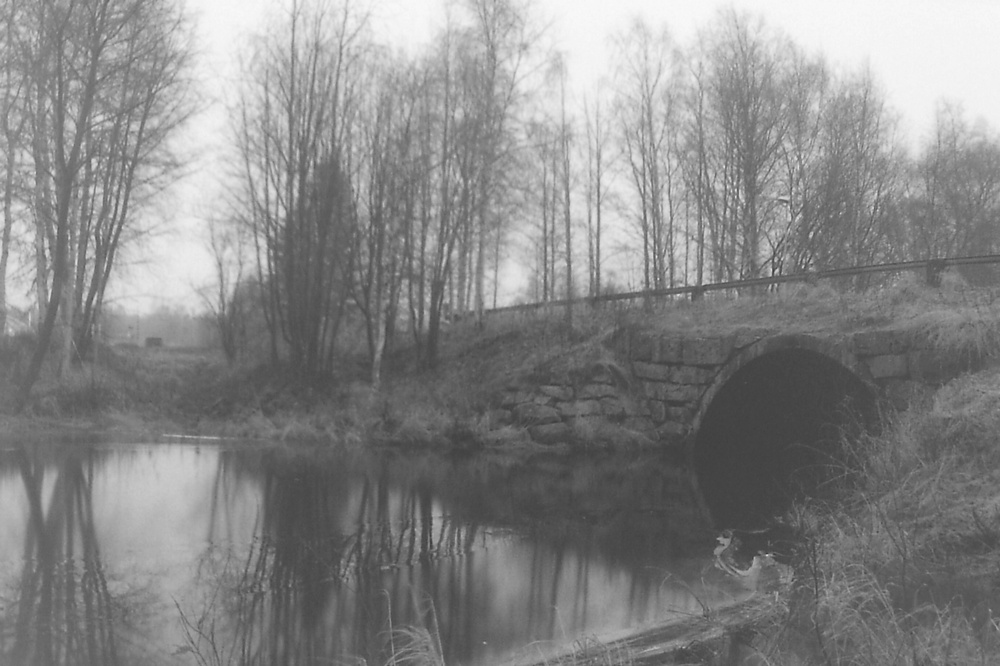
#> input picture HW[3]/River.jpg, 1000 x 666 px, shrunk from 1400 x 933 before the run
$ jupyter execute Q2.ipynb
#> lines starting #> are read from the running program, lines starting #| are printed output that depends on the picture
[cell 1]
# Import Your Libraries
import numpy as np
import cv2
import matplotlib.pyplot as plt
from collections import Counter

## Part 1

### Your Histogram Equalization Function

[cell 2]
def hist_equ(img):
    '''
    input:
    image (ndarray): input image
    output:
    output_image (ndarray): enhanced image
    '''

    ############
    # Your code
    # Start
    temp = img.flatten().tolist()
    minimum = 0
    maximum = 255
    fminimum = min(temp)
    fmaximum = max(temp)

    output_image = np.zeros(img.shape)
    for i in range(img.shape[0]):
      for j in range(img.shape[1]):
        output_image[i,j] = round(((img[i,j]-fminimum)/(fmaximum-fminimum)*(maximum-minimum))+minimum)
    # End

    return output_image

[cell 3]
img = cv2.imread('River.jpg', 0)
#> img is the input picture: shape (666, 1000); min 52, max 249, mean 135

### YOUR CODE ###
# START
equ = hist_equ(img)
#> in hist_equ, `temp = img.flatten().tolist()`: temp = 666000 items
#> in hist_equ, `fminimum = min(temp)`: fminimum = 52
#> in hist_equ, `fmaximum = max(temp)`: fmaximum = 249
#> after the loop in hist_equ, `for i in range(img.shape[0]):`:
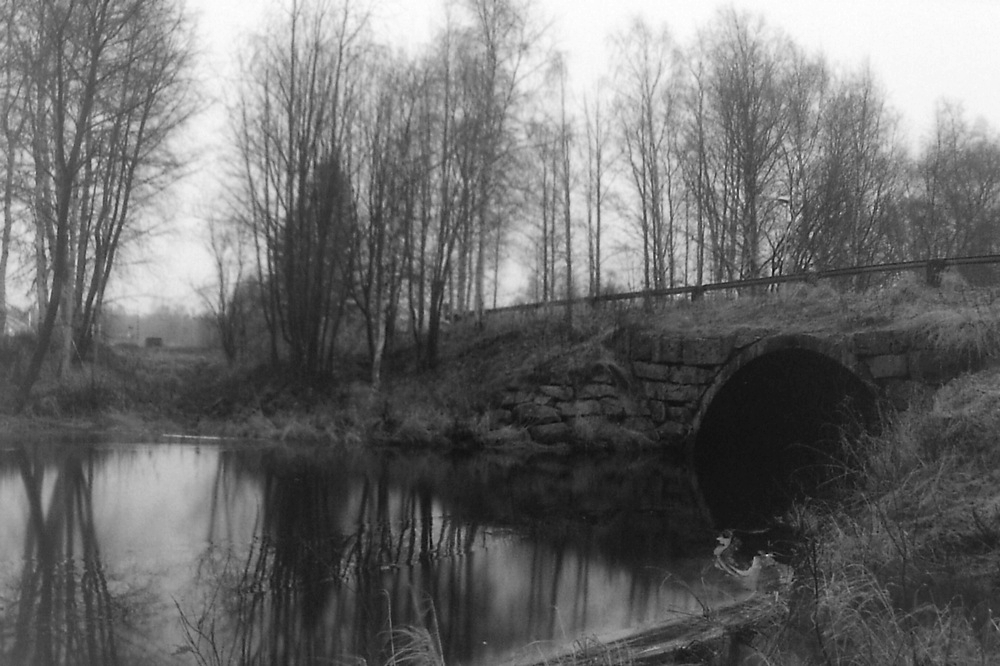
#> output_image: shape (666, 1000) float64; min 0, max 255, mean 107.4
# END

res = np.hstack((img, equ)) #stacking images side-by-side

plt.figure(figsize=(16, 16))
plt.imshow(res, cmap='gray')

### Histogram Equalization OpenCV Library

[cell 4]
img = cv2.imread('River.jpg', 0)

### YOUR CODE ###
# START
equ = cv2.equalizeHist(img)
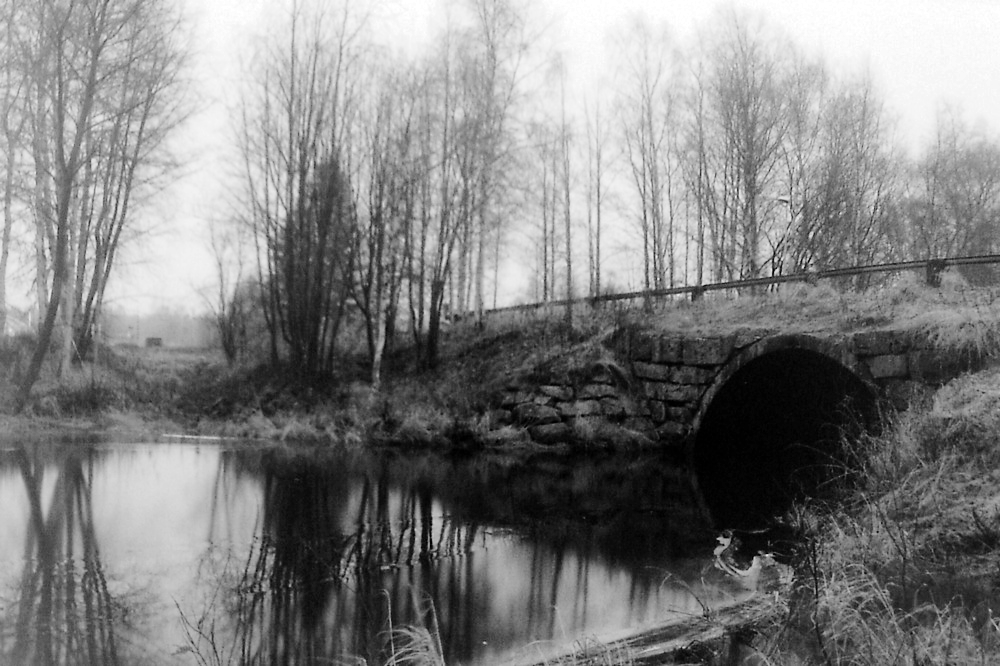
#> equ: shape (666, 1000); min 0, max 255, mean 128.4
# END

res = np.hstack((img, equ)) #stacking images side-by-side

plt.figure(figsize=(16, 16))
plt.imshow(res, cmap='gray')

## Part 2

### CLAHE OpenCV Library

[cell 5]
def CLAHE(image, gridSize, clip_limit):
    '''
    inputs:
    image (ndarray): input image
    gridSize (tuple): window size
    clip_limit (int): threshold for contrast limiting
    output:
    output_image (ndarray): improved image
    '''
#> called with gridSize = (10, 10), clip_limit = 5

    ############
    # Your code
    # Start
    clahe = cv2.createCLAHE(clipLimit=clip_limit, tileGridSize=gridSize)
    output_image = clahe.apply(image)
    # End

    return output_image

[cell 6]
img = cv2.imread('River.jpg', 0)

### YOUR CODE ###
# START
clh = CLAHE(img, (10,10), 5)
# END

res = np.hstack((img, clh)) #stacking images side-by-side

plt.figure(figsize=(16, 16))
plt.imshow(res, cmap='gray')

## Part 3
Repeat for City image

[cell 7]
img = cv2.imread('City.jpg', 0)
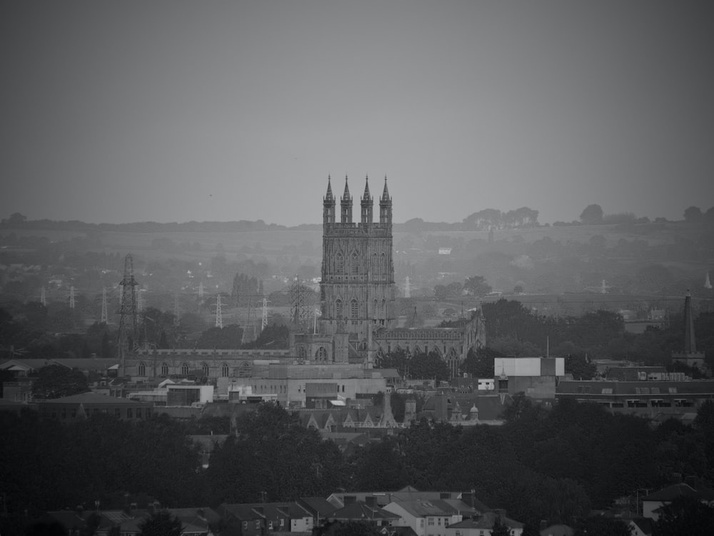
#> input picture HW[3]/City.jpg, 714 x 536 px, shrunk from 1000 x 751 before the run
#> img: shape (536, 714); min 3, max 195, mean 91.7

### YOUR CODE ###
# START
equ = hist_equ(img)
#> in hist_equ (call 2), `temp = img.flatten().tolist()`: temp = 382704 items
#> in hist_equ (call 2), `fminimum = min(temp)`: fminimum = 3
#> in hist_equ (call 2), `fmaximum = max(temp)`: fmaximum = 195
#> after the loop in hist_equ (call 2), `for i in range(img.shape[0]):`:
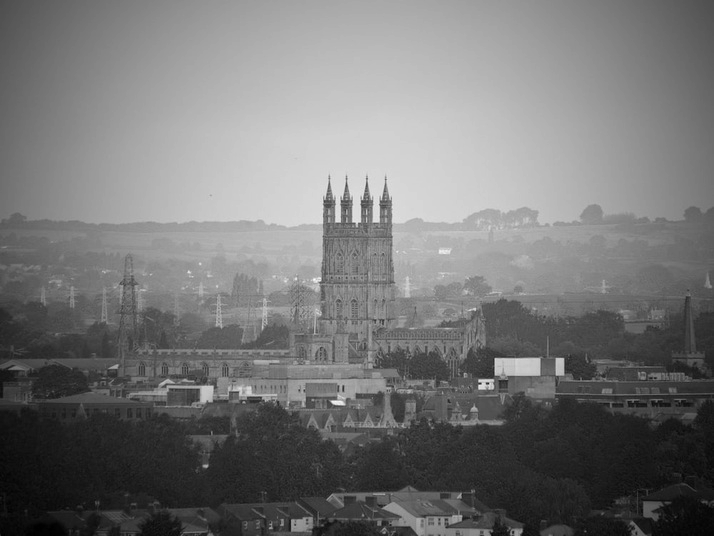
#> output_image: shape (536, 714) float64; min 0, max 255, mean 117.8
# END

res = np.hstack((img, equ)) #stacking images side-by-side
#> res: shape (536, 1428) float64

plt.figure(figsize=(16, 16))
plt.imshow(res, cmap='gray')

[cell 8]
img = cv2.imread('City.jpg', 0)

### YOUR CODE ###
# START
equ = cv2.equalizeHist(img)
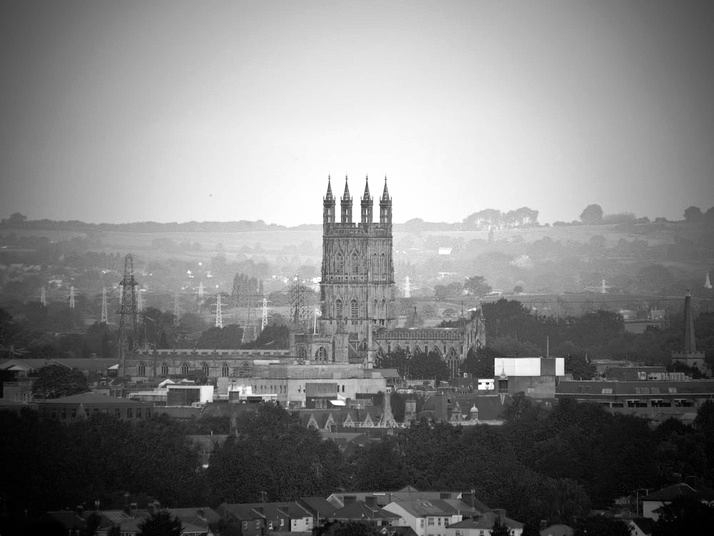
#> equ: shape (536, 714); min 0, max 255, mean 128.4
# END

res = np.hstack((img, equ)) #stacking images side-by-side
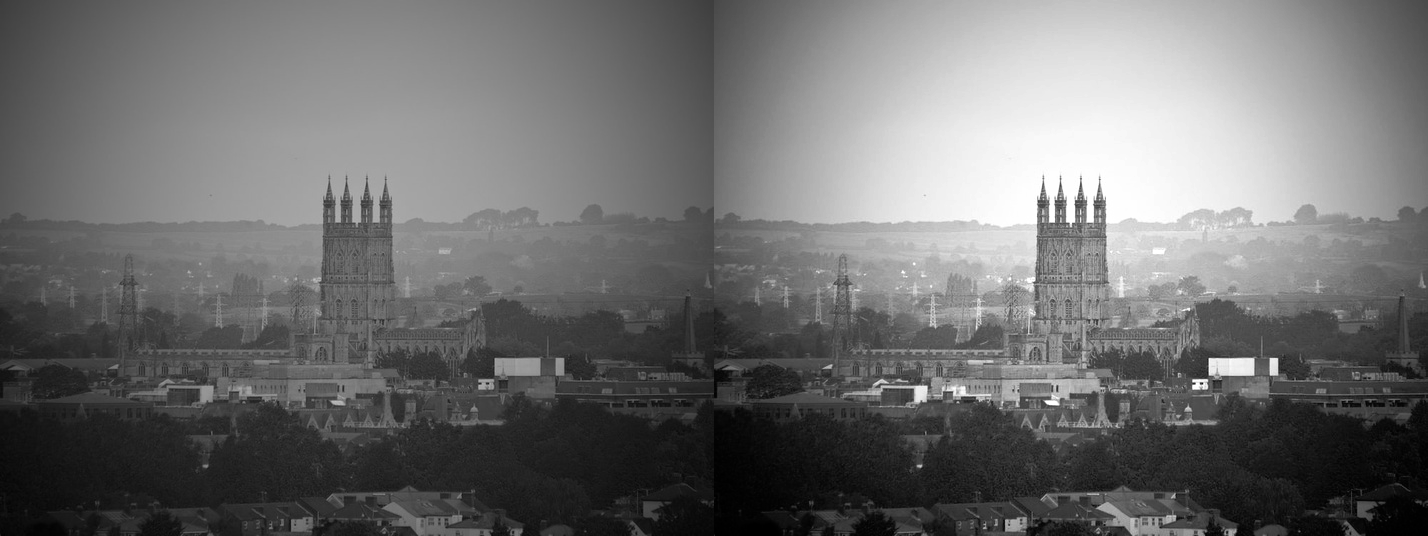
#> res: shape (536, 1428); min 0, max 255, mean 110

plt.figure(figsize=(16, 16))
plt.imshow(res, cmap='gray')

[cell 9]
img = cv2.imread('City.jpg', 0)

### YOUR CODE ###
# START
clh = CLAHE(img, (10,10), 5)
#> call 2 of CLAHE, with gridSize = (10, 10), clip_limit = 5
#> in CLAHE (call 2), `output_image = clahe.apply(image)`:
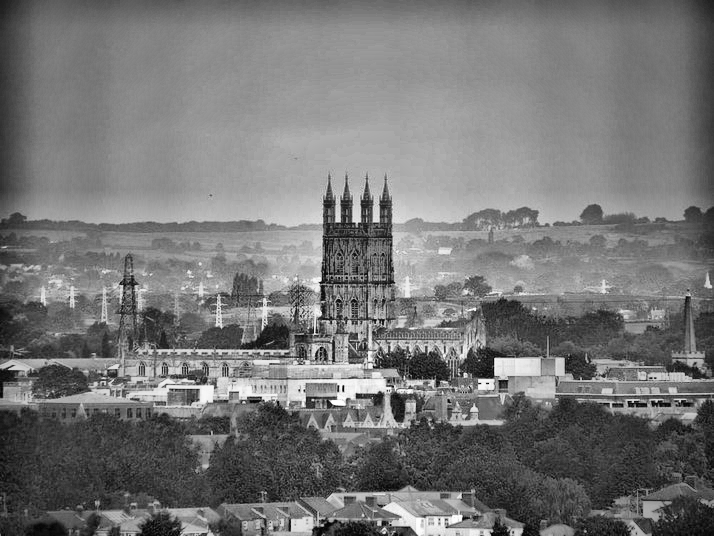
#> output_image: shape (536, 714); min 1, max 254, mean 117.9
# END

res = np.hstack((img, clh)) #stacking images side-by-side
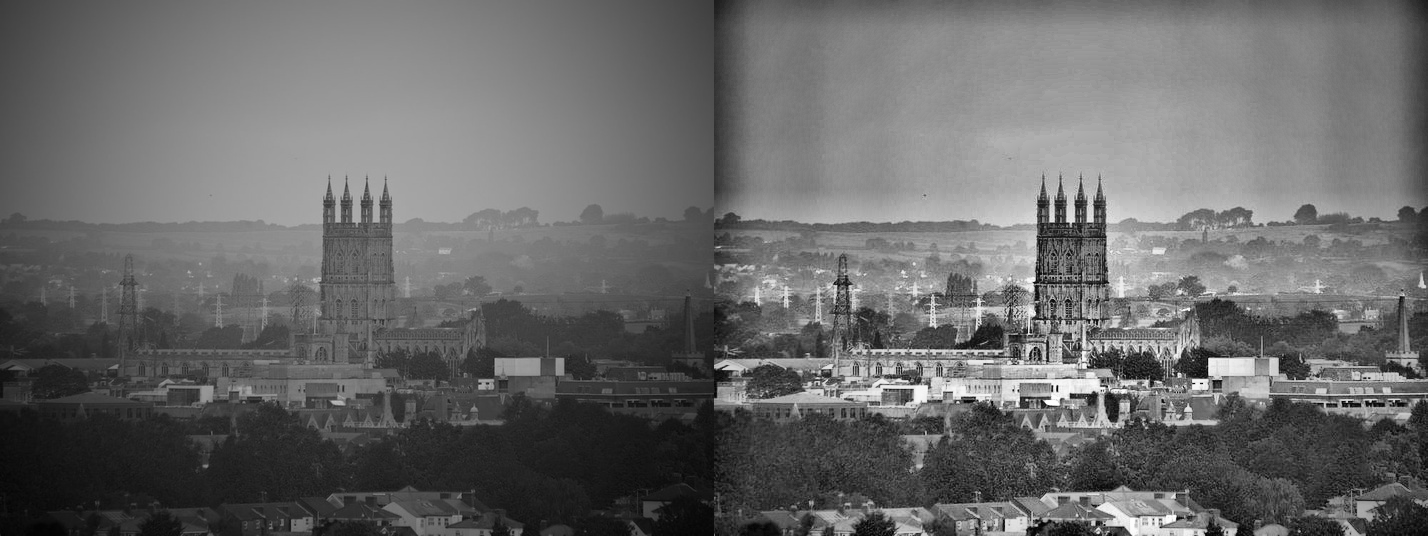
#> res: shape (536, 1428); min 1, max 254, mean 104.8

plt.figure(figsize=(16, 16))
plt.imshow(res, cmap='gray')
